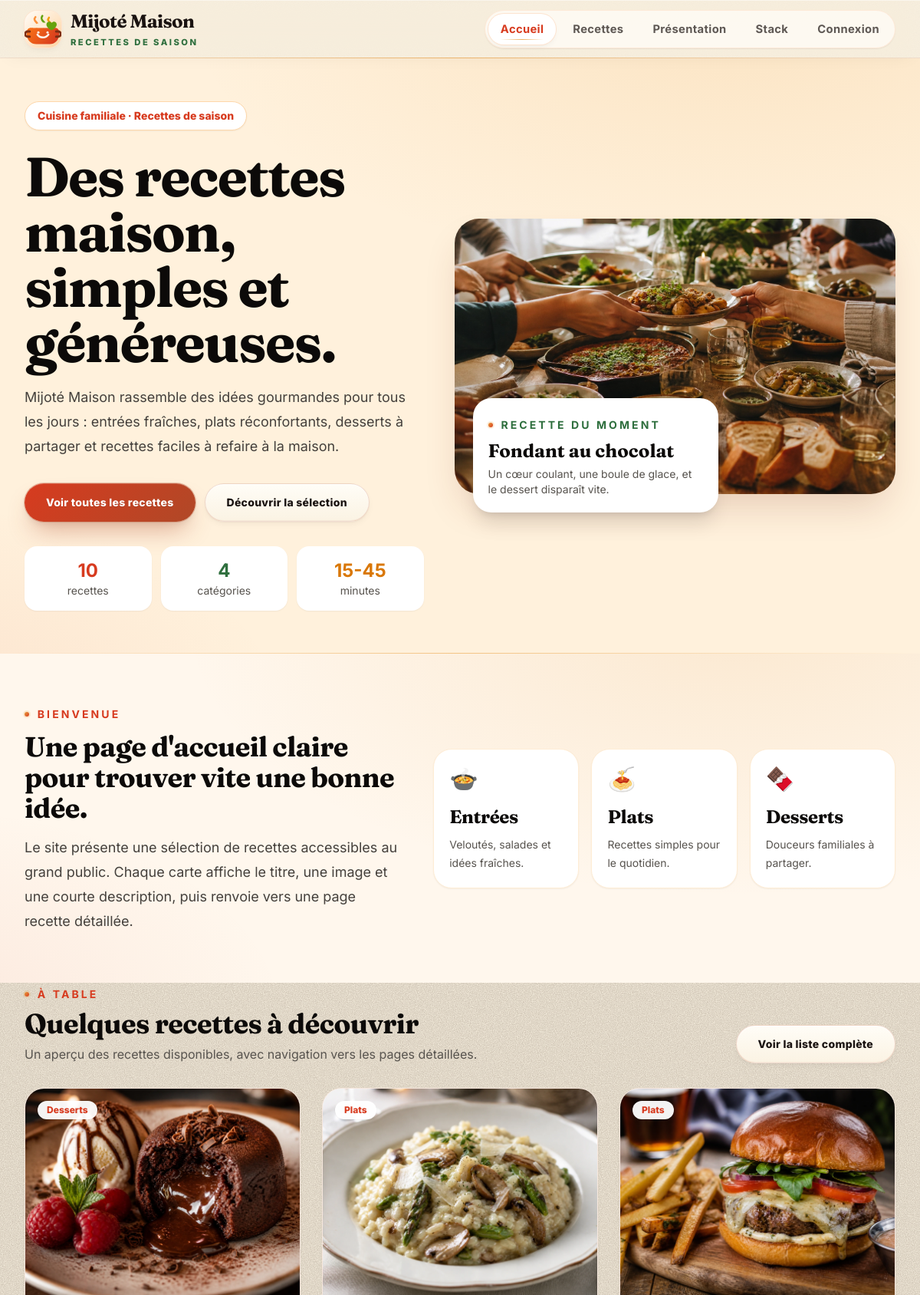
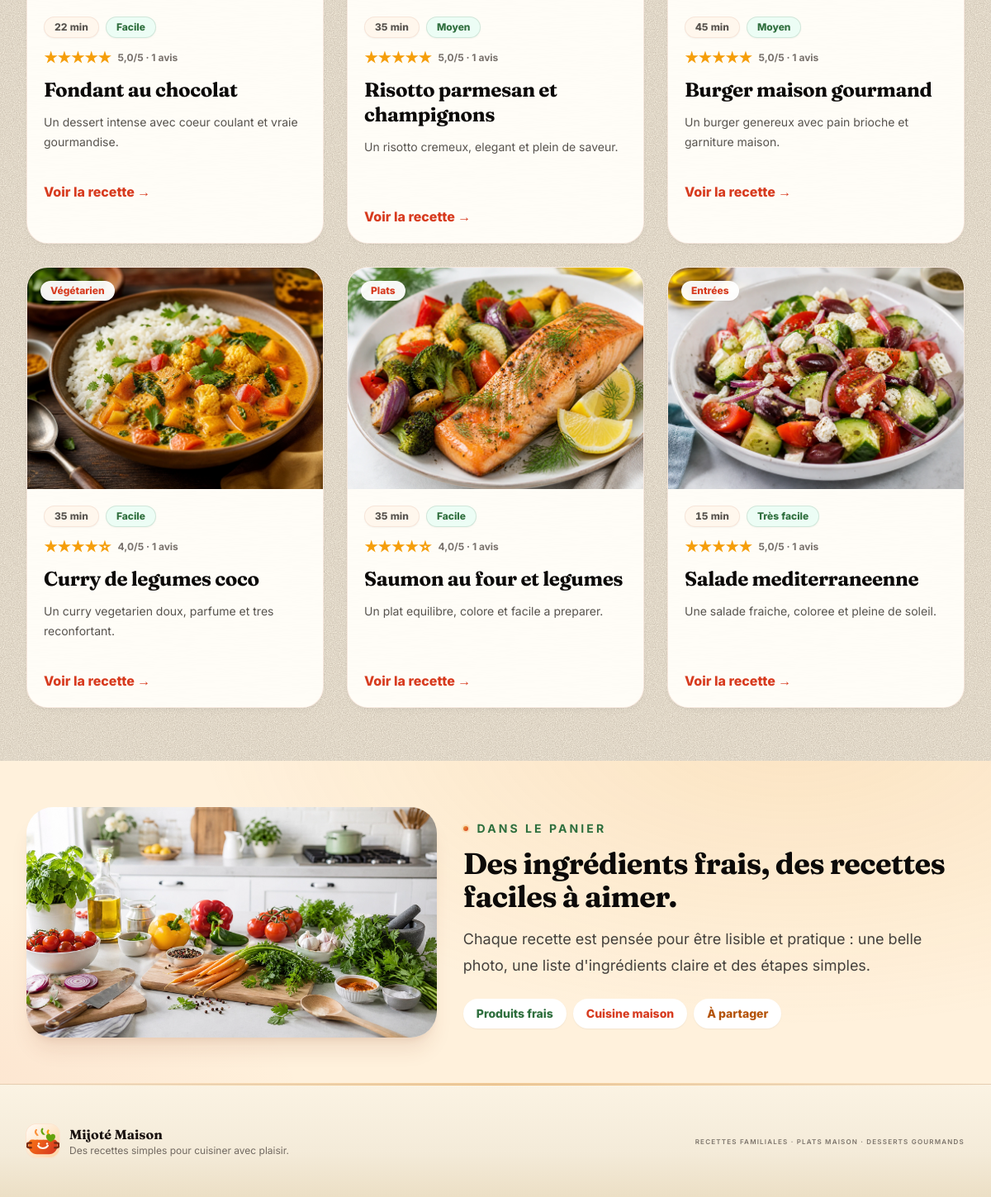
The page / on the database its author committed (2 pictures, top to bottom).
### tables this page shows
CREATE TABLE IF NOT EXISTS recipes (
  id INT AUTO_INCREMENT PRIMARY KEY,
  title VARCHAR(150) NOT NULL,
  slug VARCHAR(180) NOT NULL UNIQUE,
  short_description VARCHAR(300) NOT NULL,
  description TEXT NOT NULL,
  ingredients TEXT NOT NULL,
  preparation_steps TEXT NOT NULL,
  image_path VARCHAR(255) NULL,
  category VARCHAR(40) NOT NULL DEFAULT 'plats',
  status ENUM('draft', 'published', 'archived') NOT NULL DEFAULT 'draft',
  published_at DATETIME NULL,
  view_count INT UNSIGNED NOT NULL DEFAULT 0,
  created_at DATETIME NOT NULL DEFAULT CURRENT_TIMESTAMP,
  updated_at DATETIME NOT NULL DEFAULT CURRENT_TIMESTAMP ON UPDATE CURRENT_TIMESTAMP,
  INDEX idx_recipes_slug (slug),
  INDEX idx_recipes_public (status, category, published_at)
);

### app/repositories/RecipeRepository.php (called while the page is built, shortened)
<?php
final class RecipeRepository
{
    public function latest(int $limit = 5): array
    {
        $stmt = $this->pdo->prepare("SELECT * FROM recipes WHERE status = 'published' ORDER BY published_at DESC, created_at DESC, id DESC LIMIT :limit");
        $stmt->bindValue(':limit', $limit, PDO::PARAM_INT);
        $stmt->execute();
        return $stmt->fetchAll();
    }
    public function count(): int
    {
        $stmt = $this->pdo->prepare("SELECT COUNT(*) FROM recipes WHERE status = 'published'");
        $stmt->execute();
        return (int) $stmt->fetchColumn();
    }
}

### app/repositories/RecipeInteractionRepository.php (called while the page is built, shortened)
<?php
final class RecipeInteractionRepository
{
    public function ratingSummariesForRecipeIds(array $recipeIds): array
    {
        $ids = array_values(array_unique(array_map('intval', $recipeIds)));
        $placeholders = implode(',', array_fill(0, count($ids), '?'));
        $stmt = $this->pdo->prepare(
            "SELECT recipe_id, ROUND(AVG(rating), 1) AS average_rating, COUNT(*) AS rating_count
             FROM recipe_ratings
             WHERE recipe_id IN ($placeholders)
             GROUP BY recipe_id"
        );
        $stmt->execute($ids);
        $summaries = [];
        foreach ($stmt->fetchAll() as $row) {
            $summaries[(int) $row['recipe_id']] = [
                'average' => (float) $row['average_rating'],
                'count' => (int) $row['rating_count'],
            ];
        }
        return $summaries;
    }
}

### public/index.php (the view, shortened to what this page needs)
<?php
require_once BASE_PATH . '/app/repositories/RecipeRepository.php';
require_once BASE_PATH . '/app/repositories/RecipeInteractionRepository.php';
$recipes = [];
$ratingSummaries = [];
$totalRecipes = 0;
$dbError = null;
try {
    $pdo = db();
    $repo = new RecipeRepository($pdo);
    $recipes = $repo->latest(6);
    $totalRecipes = $repo->count();
    $ratingSummaries = (new RecipeInteractionRepository($pdo))->ratingSummariesForRecipeIds(array_column($recipes, 'id'));
} catch (Throwable $exception) {
    $dbError = 'Impossible de charger les recettes pour le moment.';
}
?>
<section class="relative overflow-hidden bg-[#fff1dc]">
    <div class="mx-auto grid max-w-7xl gap-10 px-4 py-10 sm:px-6 lg:grid-cols-[.95fr_1.05fr] lg:items-center lg:px-8 lg:py-14">
        <div class="relative z-10">
            <span class="inline-flex rounded-full border border-orange-200 bg-white px-4 py-2 text-sm font-extrabold text-tomato shadow-sm">Cuisine familiale · Recettes de saison</span>
            <h1 class="mt-6 max-w-3xl font-serif text-5xl font-bold leading-tight text-stone-950 sm:text-7xl">Des recettes maison, simples et généreuses.</h1>
            <p class="mt-5 max-w-2xl text-lg leading-8 text-stone-700">Mijoté Maison rassemble des idées gourmandes pour tous les jours : entrées fraîches, plats réconfortants, desserts à partager et recettes faciles à refaire à la maison.</p>
            <div class="mt-8 flex flex-wrap gap-3">
                <a class="btn-primary" href="/recettes">Voir toutes les recettes</a>
                <a class="btn-secondary" href="#apercu-recettes">Découvrir la sélection</a>
            </div>
            <div class="mt-8 grid max-w-xl grid-cols-3 gap-3 text-center text-sm">
                <div class="rounded-2xl bg-white p-4 shadow-sm"><strong class="block text-2xl text-tomato"><?= e($totalRecipes > 0 ? (string) $totalRecipes : '10') ?></strong><span class="text-stone-600">recettes</span></div>
                <div class="rounded-2xl bg-white p-4 shadow-sm"><strong class="block text-2xl text-herb"><?= e((string) count(recipe_categories())) ?></strong><span class="text-stone-600">catégories</span></div>
                <div class="rounded-2xl bg-white p-4 shadow-sm"><strong class="block text-2xl text-amber-600">15-45</strong><span class="text-stone-600">minutes</span></div>
            </div>
        </div>
        <div class="relative">
            <img class="aspect-[16/10] w-full rounded-[2rem] object-cover shadow-2xl shadow-orange-900/20" src="/assets/img/recipes/hero-cuisine-familiale.webp" alt="Table conviviale avec plusieurs plats maison">
            <div class="absolute -bottom-6 left-6 max-w-xs rounded-3xl bg-white p-5 shadow-xl">
                <p class="text-sm font-extrabold uppercase tracking-[0.16em] text-herb">Recette du moment</p>
                <p class="mt-2 font-serif text-2xl font-bold text-stone-950">Fondant au chocolat</p>
                <p class="mt-1 text-sm text-stone-600">Un cœur coulant, une boule de glace, et le dessert disparaît vite.</p>
            </div>
        </div>
    </div>
</section>
<section class="bg-cream py-16">
    <div class="mx-auto grid max-w-7xl gap-10 px-4 sm:px-6 lg:grid-cols-[.9fr_1.1fr] lg:items-center lg:px-8">
        <div>
            <p class="text-sm font-extrabold uppercase tracking-[0.18em] text-tomato">Bienvenue</p>
            <h2 class="mt-3 font-serif text-4xl font-bold text-stone-950">Une page d'accueil claire pour trouver vite une bonne idée.</h2>
            <p class="mt-4 text-lg leading-8 text-stone-700">Le site présente une sélection de recettes accessibles au grand public. Chaque carte affiche le titre, une image et une courte description, puis renvoie vers une page recette détaillée.</p>
        </div>
        <div class="grid gap-4 sm:grid-cols-3">
            <div class="rounded-[1.5rem] border border-orange-100 bg-white p-5 shadow-sm">
                <p class="text-3xl">🍲</p>
                <h3 class="mt-4 font-serif text-2xl font-bold text-stone-950">Entrées</h3>
                <p class="mt-2 text-sm leading-6 text-stone-600">Veloutés, salades et idées fraîches.</p>
            </div>
            <div class="rounded-[1.5rem] border border-orange-100 bg-white p-5 shadow-sm">
                <p class="text-3xl">🍝</p>
                <h3 class="mt-4 font-serif text-2xl font-bold text-stone-950">Plats</h3>
                <p class="mt-2 text-sm leading-6 text-stone-600">Recettes simples pour le quotidien.</p>
            </div>
            <div class="rounded-[1.5rem] border border-orange-100 bg-white p-5 shadow-sm">
                <p class="text-3xl">🍫</p>
                <h3 class="mt-4 font-serif text-2xl font-bold text-stone-950">Desserts</h3>
                <p class="mt-2 text-sm leading-6 text-stone-600">Douceurs familiales à partager.</p>
            </div>
        </div>
    </div>
</section>
<section id="apercu-recettes" class="mx-auto max-w-7xl px-4 pb-16 sm:px-6 lg:px-8">
    <div class="mb-8 flex flex-col gap-3 sm:flex-row sm:items-end sm:justify-between">
        <div>
            <p class="text-sm font-extrabold uppercase tracking-[0.18em] text-tomato">À table</p>
            <h2 class="mt-2 font-serif text-4xl font-bold text-stone-950">Quelques recettes à découvrir</h2>
            <p class="mt-2 max-w-2xl text-stone-600">Un aperçu des recettes disponibles, avec navigation vers les pages détaillées.</p>
        </div>
        <a class="btn-secondary" href="/recettes">Voir la liste complète</a>
    </div>
    <?php if ($dbError): ?>
        <div class="rounded-3xl border border-amber-200 bg-amber-50 p-5 text-amber-900"><?= e($dbError) ?></div>
    <?php elseif (!$recipes): ?>
        <div class="rounded-3xl border border-orange-100 bg-white p-5 text-stone-600">Aucune recette publiée pour le moment.</div>
    <?php else: ?>
        <div class="grid gap-7 sm:grid-cols-2 lg:grid-cols-3">
            <?php foreach ($recipes as $recipe): ?>
                <?php $meta = recipe_public_meta($recipe['slug'] ?? null); ?>
                <?php $rating = $ratingSummaries[(int) $recipe['id']] ?? ['average' => 0, 'count' => 0]; ?>
                <article class="group overflow-hidden rounded-[1.6rem] border border-orange-100 bg-white shadow-sm transition hover:-translate-y-1 hover:shadow-xl hover:shadow-orange-900/10">
                    <a href="<?= e(recipe_url((string) $recipe['slug'])) ?>" class="block">
                        <div class="relative">
                            <img class="aspect-[4/3] w-full object-cover transition duration-500 group-hover:scale-105" src="<?= e(recipe_image_url($recipe['image_path'])) ?>" alt="">
                            <span class="absolute left-4 top-4 rounded-full bg-white/95 px-3 py-1 text-xs font-extrabold text-tomato shadow-sm"><?= e(recipe_category_label($recipe['category'] ?? null)) ?></span>
                        </div>
                        <div class="p-5">
                            <div class="mb-3 flex flex-wrap gap-2 text-xs font-extrabold text-stone-600">
                                <span class="rounded-full bg-orange-50 px-3 py-1"><?= e($meta['time']) ?></span>
                                <span class="rounded-full bg-emerald-50 px-3 py-1 text-herb"><?= e($meta['level']) ?></span>
                            </div>
                            <div class="mb-3 flex items-center gap-2 text-xs font-bold text-stone-500">
                                <?= render_stars((float) $rating['average'], 'text-base') ?>
                                <span><?= e($rating['count'] > 0 ? number_format((float) $rating['average'], 1, ',', ' ') . '/5 · ' . $rating['count'] . ' avis' : 'Pas encore notée') ?></span>
                            </div>
                            <h3 class="font-serif text-2xl font-bold leading-tight text-stone-950"><?= e($recipe['title']) ?></h3>
                            <p class="mt-3 min-h-16 text-sm leading-6 text-stone-600"><?= e($recipe['short_description']) ?></p>
                            <span class="mt-5 inline-flex font-extrabold text-tomato">Voir la recette →</span>
                        </div>
                    </a>
                </article>
            <?php endforeach; ?>
        </div>
    <?php endif; ?>
</section>
<section class="bg-[#fff1dc] py-14">
    <div class="mx-auto grid max-w-7xl gap-8 px-4 sm:px-6 lg:grid-cols-[.9fr_1.1fr] lg:items-center lg:px-8">
        <img class="aspect-[16/9] w-full rounded-[2rem] object-cover shadow-xl shadow-orange-900/10" src="/assets/img/recipes/ingredients-frais.webp" alt="Ingrédients frais sur un plan de travail">
        <div>
            <p class="text-sm font-extrabold uppercase tracking-[0.18em] text-herb">Dans le panier</p>
            <h2 class="mt-3 font-serif text-4xl font-bold text-stone-950">Des ingrédients frais, des recettes faciles à aimer.</h2>
            <p class="mt-4 text-lg leading-8 text-stone-700">Chaque recette est pensée pour être lisible et pratique : une belle photo, une liste d'ingrédients claire et des étapes simples.</p>
            <div class="mt-6 flex flex-wrap gap-2 text-sm font-extrabold">
                <span class="rounded-full bg-white px-4 py-2 text-herb shadow-sm">Produits frais</span>
                <span class="rounded-full bg-white px-4 py-2 text-tomato shadow-sm">Cuisine maison</span>
                <span class="rounded-full bg-white px-4 py-2 text-amber-700 shadow-sm">À partager</span>
            </div>
        </div>
    </div>
</section>

### rows shown on the page
recipes: image_path (picture), category "Desserts", slug "22 min", slug "Facile", id "★★★★★", id "5,0/5 · 1 avis", title "Fondant au chocolat", short_description "Un dessert intense avec coeur coulant et vraie gourmandise."
recipes: image_path (picture), category "Plats", slug "35 min", slug "Moyen", id "★★★★★", id "5,0/5 · 1 avis", title "Risotto parmesan et champignons", short_description "Un risotto cremeux, elegant et plein de saveur."
recipes: image_path (picture), category "Plats", slug "45 min", slug "Moyen", id "★★★★★", id "5,0/5 · 1 avis", title "Burger maison gourmand", short_description "Un burger genereux avec pain brioche et garniture maison."
recipes: image_path (picture), category "Végétarien", slug "35 min", slug "Facile", id "★★★★☆", id "4,0/5 · 1 avis", title "Curry de legumes coco", short_description "Un curry vegetarien doux, parfume et tres reconfortant."
recipes: image_path (picture), category "Plats", slug "35 min", slug "Facile", id "★★★★☆", id "4,0/5 · 1 avis", title "Saumon au four et legumes", short_description "Un plat equilibre, colore et facile a preparer."
recipes: image_path (picture), category "Entrées", slug "15 min", slug "Très facile", id "★★★★★", id "5,0/5 · 1 avis", title "Salade mediterraneenne", short_description "Une salade fraiche, coloree et pleine de soleil."

### other values the page prints
$label "Accueil Recettes Présentation Stack Connexion"
$totalRecipes > 0 ? (string) $totalRecipes : '10' "10"
count(recipe_categories()) "4"
